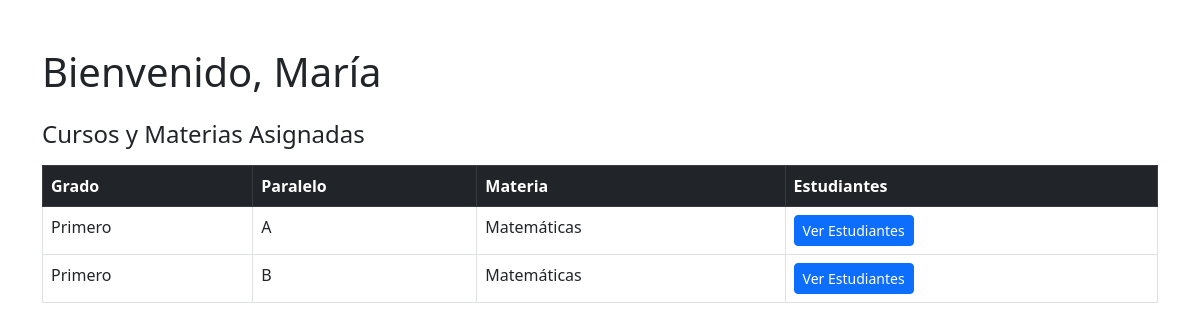
Page /profesor/dashboard.php (signed in) on the committed database.
### tables this page shows
CREATE TABLE `cursos` (
  `id` int(11) NOT NULL,
  `grado` enum('Primero','Segundo','Tercero','Cuarto','Quinto','Sexto') NOT NULL,
  `paralelo` char(1) DEFAULT NULL CHECK (`paralelo` in ('A','B','C','D','E')),
  `nivel` varchar(20) DEFAULT 'Secundaria'
);

CREATE TABLE `materias` (
  `id` int(11) NOT NULL,
  `nombre` varchar(100) DEFAULT NULL
);

### profesor/dashboard.php (the view, shortened to what this page needs)
<?php
$conn = db_connect();
$usuario_id = $_SESSION['id_usuario'];
$sql = "SELECT id FROM profesores WHERE usuario_id = ?";
$stmt = $conn->prepare($sql);
$stmt->bind_param("i", $usuario_id);
$stmt->execute();
$result = $stmt->get_result();
$profesor = $result->fetch_assoc();
$profesor_id = $profesor['id'];
$consulta = "SELECT
    c.id AS curso_id,
    c.grado,
    c.paralelo,
    m.nombre AS materia
FROM asignaciones_docente ad
JOIN cursos c ON ad.curso_id = c.id
JOIN materias m ON ad.materia_id = m.id
WHERE ad.profesor_id = ?";
$stmt = $conn->prepare($consulta);
$stmt->bind_param("i", $profesor_id);
$stmt->execute();
$result = $stmt->get_result();
$clases = [];
if ($result) {
    while ($fila = $result->fetch_assoc()) {
        $clases[] = $fila;
    }
} else {
    $error = "Error en la consulta: " . $conn->error;
}
?>
<!DOCTYPE html>
<html lang="es">
<head>
    <link href="https://cdn.jsdelivr.net/npm/bootstrap@5.3.0/dist/css/bootstrap.min.css" rel="stylesheet">
</head>
<body>
<div class="container mt-5">
    <h1 class="mb-4">Bienvenido, <?= htmlspecialchars($_SESSION['nombre']) ?></h1>
    <h4 class="mb-3">Cursos y Materias Asignadas</h4>
    <?php if (!empty($clases)): ?>
        <table class="table table-bordered">
            <thead class="table-dark">
                <tr>
                    <th>Grado</th>
                    <th>Paralelo</th>
                    <th>Materia</th>
                    <th>Estudiantes</th>
                </tr>
            </thead>
            <tbody>
                <?php foreach ($clases as $clase): ?>
                    <tr>
                        <td><?= htmlspecialchars($clase['grado']) ?></td>
                        <td><?= htmlspecialchars($clase['paralelo']) ?></td>
                        <td><?= htmlspecialchars($clase['materia']) ?></td>
                        <td>
                            <a href="ver_estudiantes.php?curso_id=<?= $clase['curso_id'] ?>" class="btn btn-primary btn-sm">
                                Ver Estudiantes
                            </a>
                        </td>
                    </tr>
                <?php endforeach; ?>
            </tbody>
        </table>
    <?php else: ?>
        <div class="alert alert-warning">No tienes cursos asignados.</div>
    <?php endif; ?>
</div>
</body>
</html>

### rows in the picture
cursos: grado "Primero", paralelo "A", materias.nombre "Matemáticas"
cursos: grado "Primero", paralelo "B", materias.nombre "Matemáticas"

### other values in the picture
$_SESSION['nombre'] "María"
